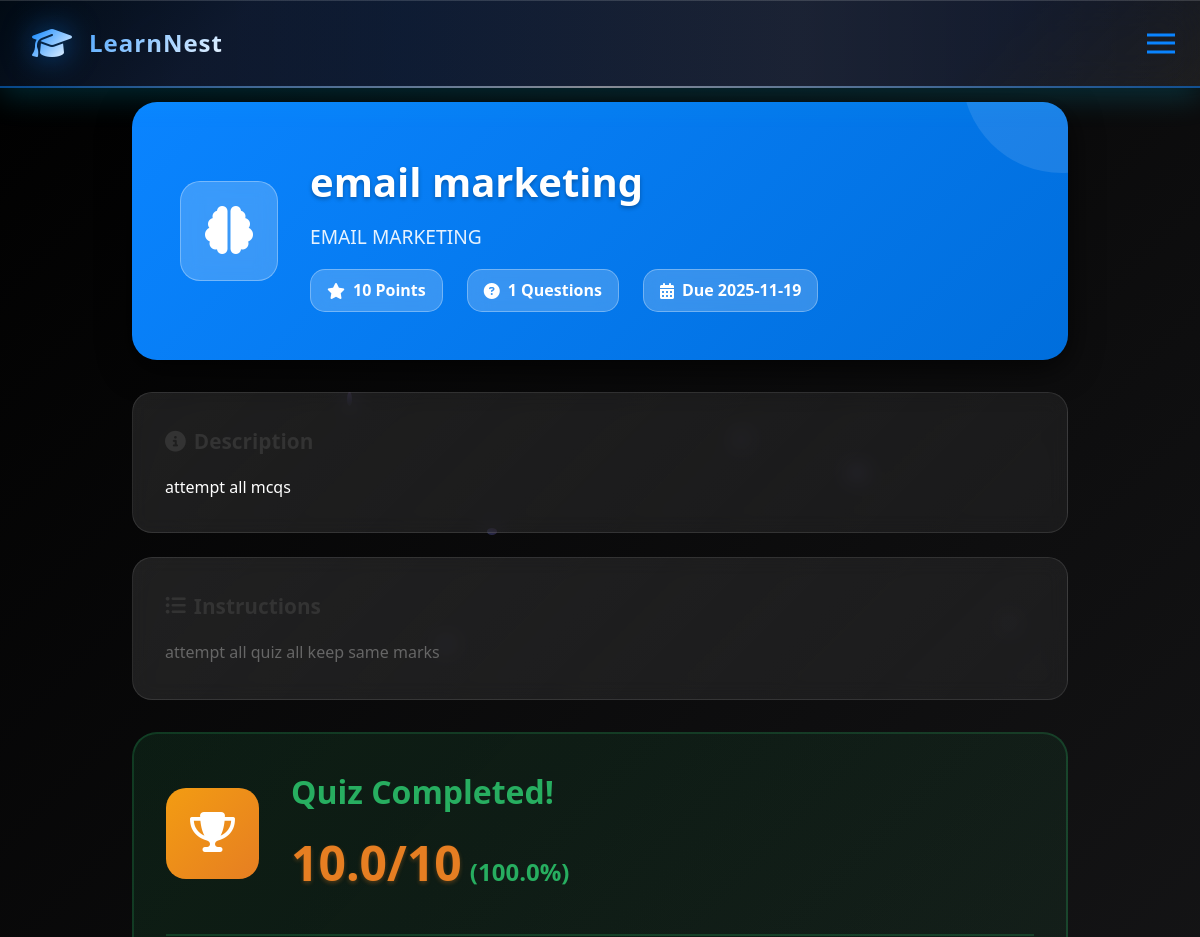
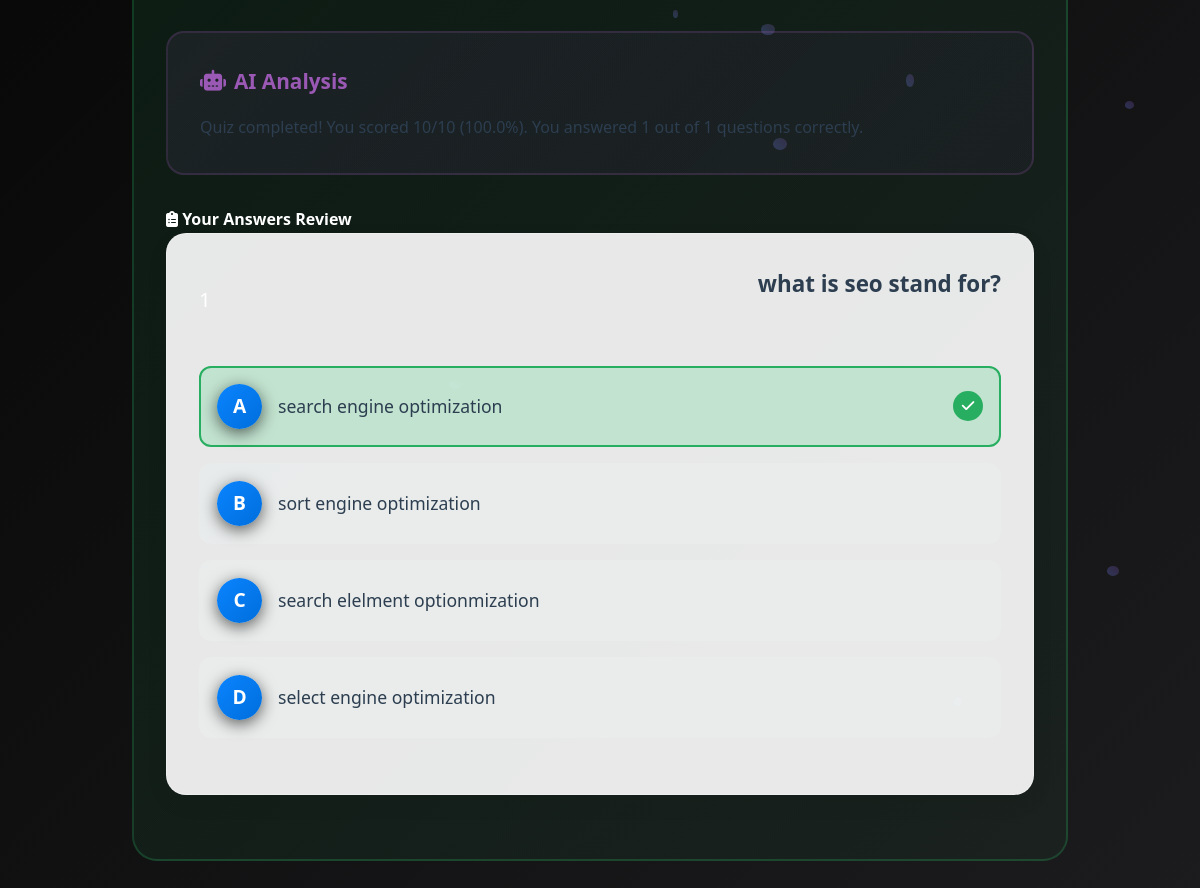
Screenshot of /student/quiz/1 (signed in) with the database file from the repository (2 pictures, top to bottom).
### tables this page shows
CREATE TABLE assignments (
                id INTEGER PRIMARY KEY AUTOINCREMENT,
                course_id INTEGER NOT NULL,
                title TEXT NOT NULL,
                description TEXT,
                instructions TEXT,
                due_date DATETIME,
                max_points INTEGER DEFAULT 100,
                allow_late_submission BOOLEAN DEFAULT 0,
                created_at TIMESTAMP DEFAULT CURRENT_TIMESTAMP, assignment_type TEXT DEFAULT "quiz", status TEXT DEFAULT "draft", published_at TIMESTAMP, ai_context TEXT,
                FOREIGN KEY (course_id) REFERENCES courses (id)
            );

CREATE TABLE courses (
                id INTEGER PRIMARY KEY AUTOINCREMENT,
                course_code TEXT UNIQUE NOT NULL,
                title TEXT NOT NULL,
                description TEXT,
                syllabus TEXT,
                instructor_id INTEGER NOT NULL,
                category TEXT,
                max_students INTEGER DEFAULT 50,
                start_date DATE,
                end_date DATE,
                enrollment_key_hash TEXT,
                created_at TIMESTAMP DEFAULT CURRENT_TIMESTAMP,
                is_active BOOLEAN DEFAULT 1,
                FOREIGN KEY (instructor_id) REFERENCES users (id)
            );

CREATE TABLE assignment_submissions (
                id INTEGER PRIMARY KEY AUTOINCREMENT,
                assignment_id INTEGER NOT NULL,
                student_id INTEGER NOT NULL,
                submission_text TEXT,
                file_path TEXT,
                submitted_at TIMESTAMP DEFAULT CURRENT_TIMESTAMP,
                grade REAL,
                ai_feedback TEXT,
                instructor_feedback TEXT,
                graded_at TIMESTAMP,
                FOREIGN KEY (assignment_id) REFERENCES assignments (id),
                FOREIGN KEY (student_id) REFERENCES users (id),
                UNIQUE(assignment_id, student_id)
            );

CREATE TABLE quiz_questions (
                id INTEGER PRIMARY KEY AUTOINCREMENT,
                assignment_id INTEGER NOT NULL,
                question_text TEXT NOT NULL,
                question_type TEXT NOT NULL DEFAULT 'mcq',
                points INTEGER DEFAULT 1,
                correct_answer TEXT,
                explanation TEXT,
                created_at TIMESTAMP DEFAULT CURRENT_TIMESTAMP,
                FOREIGN KEY (assignment_id) REFERENCES assignments (id)
            );

### app.py (the view)
@app.route('/student/quiz/<int:quiz_id>')
@login_required
def student_take_quiz(quiz_id):
    if not current_user.is_student():
        flash('Access denied. Student account required.', 'error')
        return redirect(url_for('dashboard'))
    with db_lock:
        conn = get_db_connection()
        quiz = conn.execute('''
            SELECT a.*, c.title as course_title, e.status as enrollment_status
            FROM assignments a
            JOIN courses c ON a.course_id = c.id
            LEFT JOIN enrollments e ON c.id = e.course_id AND e.student_id = ?
            WHERE a.id = ? AND e.status = 'approved'
        ''', (current_user.id, quiz_id)).fetchone()
        if not quiz:
            flash('Quiz not found or access denied.', 'error')
            conn.close()
            return redirect(url_for('dashboard'))
        submission = conn.execute('''
            SELECT * FROM assignment_submissions
            WHERE assignment_id = ? AND student_id = ?
        ''', (quiz_id, current_user.id)).fetchone()
        questions = conn.execute('''
            SELECT q.*, GROUP_CONCAT(
                o.option_letter || '|' || o.option_text || '|' || o.is_correct, ':'
            ) as options_data
            FROM quiz_questions q
            LEFT JOIN question_options o ON q.id = o.question_id
            WHERE q.assignment_id = ?
            GROUP BY q.id
            ORDER BY q.id
        ''', (quiz_id,)).fetchall()
        processed_questions = []
        for question in questions:
            question_dict = dict(question)
            question_dict['options'] = {}
            if question['options_data']:
                for option_data in question['options_data'].split(':'):
                    if option_data:
                        parts = option_data.split('|')
                        if len(parts) >= 3:
                            letter = parts[0]
                            text = parts[1]
                            is_correct = parts[2] == '1'
                            question_dict['options'][letter] = {
                                'text': text,
                                'is_correct': is_correct
                            }
            processed_questions.append(question_dict)
        student_answers = {}
        if submission:
            answers = conn.execute('''
                SELECT question_id, selected_option
                FROM student_mcq_answers
                WHERE submission_id = ?
            ''', (submission['id'],)).fetchall()
            for answer in answers:
                student_answers[answer['question_id']] = answer['selected_option']
        conn.close()
    return render_template('student/take_quiz.html',
                         quiz=quiz,
                         submission=submission,
                         questions=processed_questions,
                         student_answers=student_answers)

### app.py (called while the page is built)
@app.template_filter('nl2br')
def nl2br_filter(s):
    if s is None:
        return ''
    return str(s).replace('\n', '<br>\n')

@app.context_processor
def inject_csrf_token():
    if 'csrf_token' not in session:
        session['csrf_token'] = secrets.token_urlsafe(32)
    return dict(csrf_token=session['csrf_token'])

def get_db_connection():
    conn = sqlite3.connect(DATABASE, timeout=30)
    conn.execute('PRAGMA journal_mode=WAL;')
    conn.execute('PRAGMA synchronous=NORMAL;')
    conn.execute('PRAGMA cache_size=10000;')
    conn.execute('PRAGMA temp_store=MEMORY;')
    conn.row_factory = sqlite3.Row
    return conn

@login_manager.user_loader
def load_user(user_id):
    try:
        with db_lock:
            conn = get_db_connection()
            user = conn.execute(
                'SELECT * FROM users WHERE id = ? AND is_active = 1', (user_id,)
            ).fetchone()
            conn.close()
        if user:
            profile_pic = user['profile_picture'] if 'profile_picture' in user.keys() else None
            return User(user['id'], user['username'], user['email'], user['role'],
                       user['full_name'], user['created_at'], user['is_active'],
                       user['instructor_approval_status'] if user['instructor_approval_status'] else 'approved',
                       user['approved_by'],
                       user['approved_at'],
                       profile_pic)
    except sqlite3.OperationalError:
        pass
    return None

    def is_student(self):
        return self.role == 'student'

### templates/student/take_quiz.html (shortened to what this page needs)
{% extends "base.html" %}
{% block content %}
<div class="mcq-quiz-container">
    <div class="quiz-header-card">
        <div class="header-decoration"></div>
        <div class="quiz-title-section">
            <div class="quiz-icon">
                <i class="fas fa-brain"></i>
            </div>
            <div class="title-content">
                <h1>{{ quiz.title }}</h1>
                <p class="course-name">{{ quiz.course_title }}</p>
                <div class="quiz-meta">
                    <span class="meta-item">
                        <i class="fas fa-star"></i> {{ quiz.max_points }} Points
                    </span>
                    <span class="meta-item">
                        <i class="fas fa-question-circle"></i> {{ questions|length }} Questions
                    </span>
                    {% if quiz.due_date %}
                        <span class="meta-item">
                            <i class="fas fa-calendar-alt"></i> Due {{ quiz.due_date[:10] }}
                        </span>
                    {% endif %}
                </div>
            </div>
        </div>
    </div>
    {% if quiz.description or quiz.instructions %}
        <div class="quiz-info-section">
            {% if quiz.description %}
                <div class="info-card description-card">
                    <h3><i class="fas fa-info-circle"></i> Description</h3>
                    <p>{{ quiz.description }}</p>
                </div>
            {% endif %}
            {% if quiz.instructions %}
                <div class="info-card instructions-card">
                    <h3><i class="fas fa-list-ul"></i> Instructions</h3>
                    <div class="instructions-content">{{ quiz.instructions|nl2br }}</div>
                </div>
            {% endif %}
        </div>
    {% endif %}
    {% if submission and submission.grade %}
        <div class="quiz-results">
            <div class="results-header">
                <div class="results-icon">
                    <i class="fas fa-trophy"></i>
                </div>
                <div class="results-content">
                    <h3>Quiz Completed!</h3>
                    <div class="score-display">
                        <span class="score">{{ submission.grade }}/{{ quiz.max_points }}</span>
                        <span class="percentage">({{ "%.1f"|format((submission.grade / quiz.max_points) * 100) }}%)</span>
                    </div>
                </div>
            </div>
            {% if submission.ai_feedback %}
                <div class="ai-feedback-card">
                    <h4><i class="fas fa-robot"></i> AI Analysis</h4>
                    <div class="feedback-content">{{ submission.ai_feedback|nl2br }}</div>
                </div>
            {% endif %}
            <div class="answers-review">
                <h4><i class="fas fa-clipboard-list"></i> Your Answers Review</h4>
                {% for question in questions %}
                    <div class="question-review-card">
                        <div class="question-header">
                            <span class="question-number">{{ loop.index }}</span>
                            <div class="question-text">{{ question.question_text }}</div>
                        </div>
                        <div class="options-review">
                            {% for letter, option in question.options.items() %}
                                <div class="option-review
                                    {% if option.is_correct %}correct{% endif %}
                                    {% if student_answers.get(question.id) == letter %}selected{% endif %}">
                                    <div class="option-letter">{{ letter }}</div>
                                    <div class="option-text">{{ option.text }}</div>
                                    {% if option.is_correct %}
                                        <div class="correct-indicator">
                                            <i class="fas fa-check"></i>
                                        </div>
                                    {% endif %}
                                </div>
                            {% endfor %}
                        </div>
                    </div>
                {% endfor %}
            </div>
        </div>
    {% endif %}
</div>
{% endblock %}

### templates/base.html (style rules this page uses)
:root { --black: #000000; --gray-50: #0D0D0D; --gray-100: #1C1C1E; --gray-200: #2C2C2E; --gray-300: #3A3A3C; --gray-400: #48484A; --gray-500: #636366; --gray-600: #8E8E93; --gray-700: #9999A5; --gray-800: #AEAEB2; --gray-900: #C7C7CC; --white: #ffffff; --primary: #0A84FF; --primary-dark: #006EDC; --success: #0A84FF; --warning: #FF9F0A; --info: #64D2FF; --danger: #FF453A; --accent: #BF5AF2; --text-primary: #FFFFFF; --text-secondary: #9999A5; --text-light: #56565E; --text-disabled: #3A3A3E; --background: var(--black); --card-bg: var(--gray-100); --card-hover: var(--gray-200); --border: var(--gray-300); --border-light: var(--gray-400); --shadow-sm: 0 2px 8px rgba(0, 0, 0, 0.4); --shadow: 0 2px 12px rgba(0, 0, 0, 0.5); --shadow-md: 0 4px 16px rgba(0, 0, 0, 0.6); --shadow-lg: 0 4px 20px rgba(0, 0, 0, 0.6); --shadow-xl: 0 8px 32px rgba(0, 0, 0, 0.7); --gradient-primary: linear-gradient(135deg, var(--primary) 0%, var(--primary-dark) 100%); --gradient-success: linear-gradient(135deg, var(--success) 0%, #28CD4B 100%); --gradient-warning: linear-gradient(135deg, var(--warning) 0%, #FF8800 100%); --gradient-accent: linear-gradient(135deg, var(--accent) 0%, #A646E8 100%); --gradient-bg: linear-gradient(135deg, var(--black) 0%, var(--gray-50) 100%); --radius-sm: 0.5rem; --radius: 0.75rem; --radius-md: 1rem; --radius-lg: 1.25rem; --radius-xl: 1.5rem; }
* { margin: 0; padding: 0; box-sizing: border-box; }
body { font-family: system-ui, -apple-system, sans-serif; background: linear-gradient(135deg, var(--black) 0%, var(--gray-100) 100%); min-height: 100vh; line-height: 1.6; color: var(--text-primary); margin: 0; padding-top: 70px; }
body, .navbar, .card, .stat-card, .btn, .form-group input, .form-group select, .form-group textarea { transition: background-color 0.3s ease, color 0.3s ease, border-color 0.3s ease; }

### rows the page displays
assignments: title "email marketing", max_points "10", due_date "2025-11-19", description "attempt all mcqs", instructions "attempt all quiz all keep same marks"
courses: course_title "EMAIL MARKETING"
assignment_submissions: grade "10.0", (submission.grade/quiz.max_points)*100 "100.0", ai_feedback "Quiz completed! You scored 10/10 (100.0%). You answered 1 out of 1 questions correctly."
quiz_questions: question_text "what is seo stand for?", options "A" "B" "C" "D", text "search engine optimization" "sort engine optimization" "search elelment optionmization" "select engine optimization"

### other values shown
{{ questions|length }} "1"
